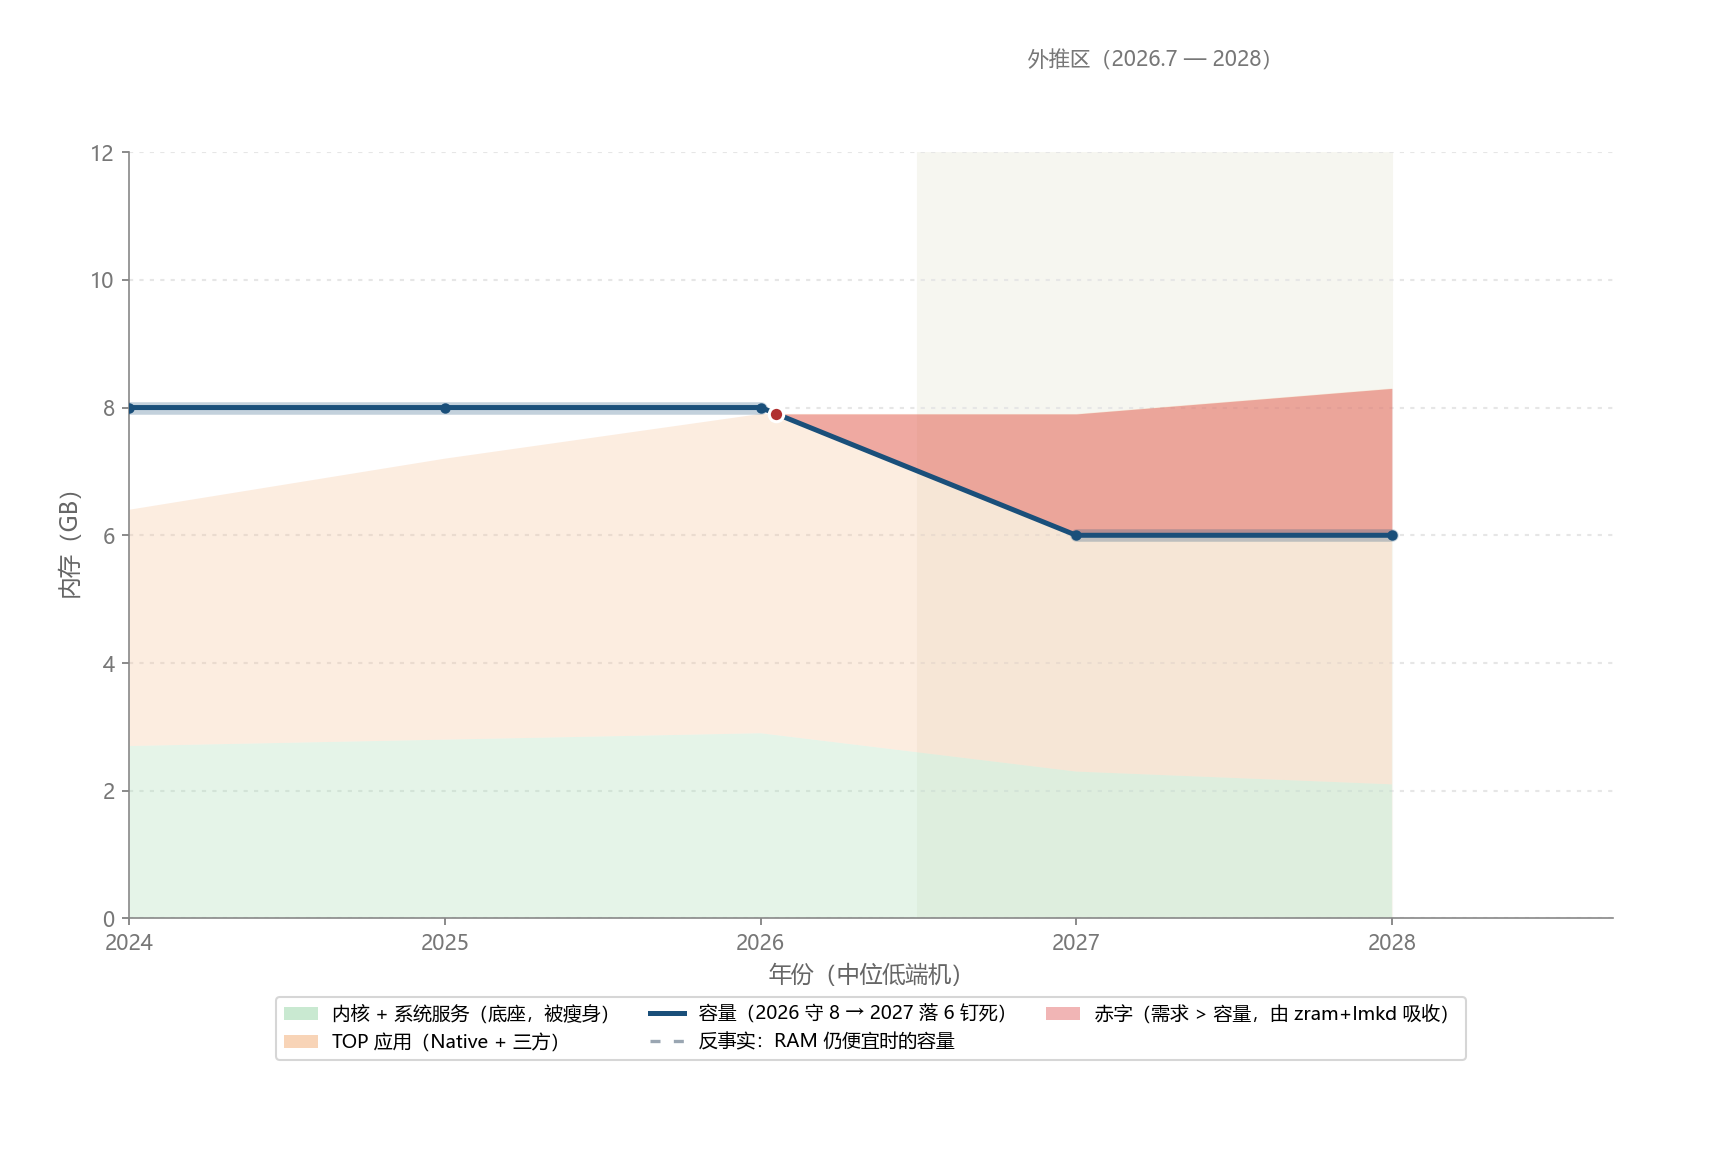

This chart was generated by the following Python code:
#!/usr/bin/env python3
# -*- coding: utf-8 -*-
"""
绘制「低端机视角」——低端 / 入门 Android 机的内存需求（内核+系统服务 + TOP 应用，
**不含端侧大模型**）vs 被价格 2026 守 8GB、2027 退回 6GB 并钉死的容量。低端机版，
对照旗舰版 memory-capacity-crunch-conflict。

需求自下而上堆叠两层：①内核+系统服务（底座，2026 见顶后随回退瘦身）、②TOP 应用
（Native 相机/图库/视频 + 三方超App/浏览器/社交/游戏，合并为一层）。两层之和即总需求，
与容量线对比：高出容量的部分就是赤字（由 zram 压缩 + lmkd 杀进程吸收）。

运行:
    pip install matplotlib numpy
    python memory-capacity-crunch-lowend-conflict.py
输出: 脚本所在目录下 memory-capacity-crunch-lowend-conflict.png / .svg

数字说明: 容量与工作集中位线均为**低端机视角的工程估算（待核实）**，锚定母文章已核实的
硬数据 —— Android 16 完整版门槛 6GB；移动 DRAM 合约价 ≈$3/GB(2023) → ≈$20/GB(2026Q2)；
厂商在涨价下"下调规格"。见 surveys/memory-capacity-crunch-CN.md §9。

中文字体: 下方 rcParams 已配置常见 CJK 字体回退链；若显示成方块，把系统中文字体名
加到 font.sans-serif 最前面（Windows 一般 'Microsoft YaHei'）。
"""

import os
import numpy as np
import matplotlib
import matplotlib.pyplot as plt
from matplotlib.patches import Patch
from matplotlib.lines import Line2D

# ---------------------------------------------------------------- 字体 / 全局样式（与旗舰版一致）
matplotlib.rcParams["font.sans-serif"] = [
    "Microsoft YaHei", "SimHei", "PingFang SC", "Noto Sans CJK SC",
    "Source Han Sans SC", "WenQuanYi Zen Hei", "sans-serif",
]
matplotlib.rcParams["axes.unicode_minus"] = False   # 负号用 ASCII，避免缺字
matplotlib.rcParams["svg.fonttype"] = "none"        # SVG 里保留文字（不转路径），可后期编辑

# ---------------------------------------------------------------- 配色
C_SYS    = "#a9ddb6"   # 内核 + 系统服务（底座，taupe）
C_APPS   = "#f6c49b"   # TOP 应用（Native + 三方，合并为一层，蓝）
C_CAP    = "#1a4f7a"   # 容量（深蓝）
C_COUNTER= "#9aa6b2"   # 反事实（灰）
C_DEF    = "#d62828"   # 赤字（红）
C_CROSS  = "#b03030"   # 交叉点 / 赤字标注
C_PROJ   = "#f6f6f0"   # 外推区底色
C_TXT    = "#333333"
C_MUTED  = "#777777"

# ---------------------------------------------------------------- 数据（中位低端机，单位 GB；均为估算·待核实）
years     = np.array([2024, 2025, 2026, 2027, 2028], dtype=float)
native    = np.array([1.5, 1.7, 1.9, 2.1, 2.3])          # TOP-Native：相机/图库/视频（常驻大头）
third     = np.array([2.2, 2.7, 3.1, 3.5, 3.9])          # TOP-三方：超App/浏览器/社交/游戏
apps      = native + third                                # TOP 应用合计（合并为一层）= [3.7,4.4,5.0,5.6,6.2]
sys_floor = np.array([2.7, 2.8, 2.9, 2.3, 2.1])          # 内核+系统服务：2026 见顶，随回退（2026→2027）瘦身
capacity  = np.array([8.0, 8.0, 8.0, 6.0, 6.0])          # 容量：2026 守住 8 → 2027 退回 6 并钉死
demand    = sys_floor + apps                              # 总需求 = 底座 + TOP应用 = [6.4,7.2,7.9,8.2,8.8]
counterfactual = np.array([8.0, 9.0, 10.5, 12.0, 13.0])  # 反事实：若 RAM 仍便宜，低端也会跟着爬

PROJ_START = 2026.5   # 外推区起点


def first_crossing(x, upper, lower):
    """返回 upper 由下方穿到 lower 上方的首个交点 (x, y)。"""
    d = upper - lower
    for i in range(len(x) - 1):
        if d[i] <= 0 <= d[i + 1]:
            t = (0 - d[i]) / (d[i + 1] - d[i])
            return x[i] + t * (x[i + 1] - x[i]), lower[i] + t * (lower[i + 1] - lower[i])
    return None


x_cross, y_cross = first_crossing(years, demand, capacity)   # ≈ (2026.04, 7.91)

# ---------------------------------------------------------------- 画布
fig = plt.figure(figsize=(11.5, 7.8))
ax = fig.add_axes([0.075, 0.215, 0.86, 0.655])  # [left, bottom, width, height]

# 外推区底色（最底层）
ax.axvspan(PROJ_START, years[-1], color=C_PROJ, zorder=0)
ax.text((PROJ_START + years[-1]) / 2, 13.6, "外推区（2026.7 — 2028）",
        ha="center", va="top", fontsize=10, color=C_MUTED, zorder=1)

# 网格（数据之下）
ax.set_axisbelow(True)
ax.grid(axis="y", linestyle=(0, (2, 3)), color="#e6e6e6", linewidth=1)

# ---------------------------------------------------------------- 需求堆叠（自下而上）：内核+系统服务 → TOP应用
polys = ax.stackplot(years, sys_floor, apps, colors=[C_SYS, C_APPS], zorder=2)
polys[0].set_alpha(0.3)   # 内核+系统服务（底座）
polys[1].set_alpha(0.3)   # TOP 应用

# ---------------------------------------------------------------- 赤字楔形：总需求 > 容量（顶破天花板的部分）
ax.fill_between(years, demand, capacity, where=(demand >= capacity),
                interpolate=True, color=C_DEF, alpha=0.34, linewidth=0, zorder=3)

# ---------------------------------------------------------------- 容量线（2026 守 8 → 2027 退 6）+ 两段平台高亮
ax.plot(years[:3], capacity[:3], color=C_CAP, linewidth=6, alpha=0.26,
        solid_capstyle="round", zorder=3)                  # 2024–26 守住 8
ax.plot(years[3:], capacity[3:], color=C_CAP, linewidth=6, alpha=0.26,
        solid_capstyle="round", zorder=3)                  # 2027–28 钉死 6
ax.plot(years, capacity, color=C_CAP, linewidth=2.4, zorder=4)
ax.scatter(years, capacity, s=16, color=C_CAP, zorder=5)

# # 反事实线（RAM 仍便宜）
# ax.plot(years, counterfactual, color=C_COUNTER, linewidth=1.6,
#         linestyle=(0, (3, 4)), zorder=4)

# 交叉点（总需求顶到容量）
ax.scatter([x_cross], [y_cross], s=48, color=C_CROSS, edgecolor="white",
           linewidth=1.5, zorder=6)
# ax.text(2026.1, 7.35, "交叉点 ≈ 2026", fontsize=10,
#         fontweight="bold", color="white", zorder=7)

# # 8→6 回落标注（指向 2026→2027 陡降段）
# ax.annotate("容量被迫退回：2026 守 8 → 2027 落 6", xy=(2026.5, 7.0), xytext=(2024.15, 5.2),
#             fontsize=9.5, fontweight="bold", color=C_CAP,
#             arrowprops=dict(arrowstyle="->", color=C_CAP, linewidth=1.5), zorder=7)
#
# # ---------------------------------------------------------------- 系列内联标注
# ax.text(2024.08, 1.25, "内核 + 系统服务 —— 底座（2026 见顶 → 2026–27 随回退瘦身：Go化裁剪·减预载·轻量皮肤）",
#         fontsize=9.3, color="#4a4030", fontweight="bold", zorder=7)
# ax.text(2024.08, 4.35, "TOP 应用 —— Native（相机/图库/视频）+ 三方（超App·浏览器/webview·社交·游戏）",
#         fontsize=9.3, color="white", fontweight="bold", zorder=7)
# ax.text(2024.08, 8.32, "低端 RAM 中位 —— 2026 守住 8 GB → 2027 退回 6 GB 并钉死",
#         fontsize=10, fontweight="bold", color=C_CAP, zorder=7)
#
# # 无大模型说明（旗舰版那条橙色 AI 层在这里消失）
# ax.text(2024.12, 10.9, "注：无端侧大模型 —— 低端基本不上常驻模型，故无旗舰版的橙色 AI 层",
#         fontsize=9.5, color=C_MUTED, zorder=7)

# # 右侧端点标注
# ax.text(2028.08, 6.0, "6 GB", fontsize=10, color=C_CAP, va="center")
# ax.text(2027.62, 7.35, "总需求 8.8 GB", fontsize=9.5, color="white", va="center", fontweight="bold", zorder=7)
# ax.text(2028.08, 13.0, "若 RAM 仍便宜", fontsize=9.5, color="#7a8694", va="center")
# ax.text(2028.08, 12.05, "≈ 13 GB（低端跟涨）", fontsize=9.5, color="#7a8694", va="center")
#
# # 赤字标注 + 指向楔形的箭头
# ax.text(2026.55, 9.5, "赤字 = 塞不下的需求（应用挤爆 6 GB）",
#         fontsize=11, fontweight="bold", color=C_CROSS, zorder=7)
# ax.text(2026.55, 8.85, "→ zram 压缩 + lmkd 杀进程硬扛（杀得更早 · 热启动更慢 · 掉帧）",
#         fontsize=9.5, color=C_CROSS, zorder=7)
# ax.annotate("", xy=(2027.55, 7.1), xytext=(2027.2, 8.6),
#             arrowprops=dict(arrowstyle="->", color=C_CROSS, linewidth=1.5), zorder=7)
#
# # 应用可用提示（容量与底座之间的余量，2027 起被压到很小）
# ax.text(2026.62, 5.65, "应用可用 = 容量 − 底座（2027 起仅 ~3.4 GB）",
#         fontsize=9, color="white", fontweight="bold", zorder=7)
#
# # 价格说明框（左上空白区）
# callout = ("天花板为何回落 —— 是价格，不是物理\n"
#            "移动 DRAM 合约价：≈\\$3/GB(2023) → ≈\\$20/GB(2026Q2)。\n"
#            "低端最价格敏感，厂商直接砍规格：8 GB → 6 GB。")
# ax.text(2024.12, 13.7, callout, fontsize=9.5, va="top", ha="left", linespacing=1.6,
#         bbox=dict(boxstyle="round,pad=0.5", facecolor="#fff7f3", edgecolor="#d9a08c"),
#         zorder=8)

# ---------------------------------------------------------------- 坐标轴
ax.set_xlim(2024, 2028.7)
ax.set_ylim(0, 12)
ax.set_xticks(years)
ax.set_xticklabels([int(y) for y in years])
ax.set_yticks([0, 2, 4, 6, 8, 10, 12])
ax.set_xlabel("年份（中位低端机）", fontsize=11, color="#666")
ax.set_ylabel("内存（GB）", fontsize=11, color="#666")
ax.tick_params(colors=C_MUTED)
for side in ("top", "right"):
    ax.spines[side].set_visible(False)
for side in ("left", "bottom"):
    ax.spines[side].set_color("#888")

# # ---------------------------------------------------------------- 标题 / 副标题
# fig.text(0.5, 0.965, "挤压（低端机视角）：内核/系统 + TOP 应用 vs 8GB→6GB 回退的容量（2024–2028）",
#          ha="center", fontsize=15, fontweight="bold", color="#222")
# fig.text(0.5, 0.928, "容量 2026 守住 8GB、2027 落到 6GB 并钉死 · 内核/系统同步瘦身 · TOP 应用持续增长 · 缺口 2026 启动、2027 撕开",
#          ha="center", fontsize=10.5, color="#555")

# ---------------------------------------------------------------- 图例（坐标轴下方）
handles = [
    Patch(facecolor=C_SYS,  alpha=0.62, label="内核 + 系统服务（底座，被瘦身）"),
    Patch(facecolor=C_APPS, alpha=0.72, label="TOP 应用（Native + 三方）"),
    Line2D([0], [0], color=C_CAP, lw=2.4, label="容量（2026 守 8 → 2027 落 6 钉死）"),
    Line2D([0], [0], color=C_COUNTER, lw=1.6, linestyle=(0, (3, 4)), label="反事实：RAM 仍便宜时的容量"),
    Patch(facecolor=C_DEF, alpha=0.34, label="赤字（需求 > 容量，由 zram+lmkd 吸收）"),
]
ax.legend(handles=handles, loc="upper center", bbox_to_anchor=(0.5, -0.09),
          ncol=3, frameon=True, fontsize=9, handlelength=1.8, columnspacing=1.6)

# # ---------------------------------------------------------------- 脚注
# fig.text(0.075, 0.055,
#          "低端中位 CAGR：TOP应用 ~13%/年（Native+三方）· 内核+系统服务 2026 见顶后瘦身（~0）· "
#          "容量 2026 守 8 / 2027 落 6 钉死 · 反事实 ~13%/年。",
#          fontsize=8, color=C_MUTED)
# fig.text(0.075, 0.030,
#          "数字为低端机视角的工程估算（待核实）；硬数据（Android16 6GB门槛 · DRAM ≈$3→$20/GB · 厂商下调规格）"
#          "见母文章 memory-capacity-crunch §9。2026.5 右侧为外推。",
#          fontsize=8, color=C_MUTED)

# ---------------------------------------------------------------- 输出（写到脚本所在目录，运行任一副本都会写到它自己旁边）
HERE = os.path.dirname(os.path.abspath(__file__))
fig.savefig(os.path.join(HERE, "memory-capacity-crunch-lowend-conflict-kkk.png"), dpi=150)
fig.savefig(os.path.join(HERE, "memory-capacity-crunch-lowend-conflict-kkk.svg"))
print("已输出 memory-capacity-crunch-lowend-conflict.png / .svg ->", HERE)
# plt.show()   # 交互查看可取消注释
